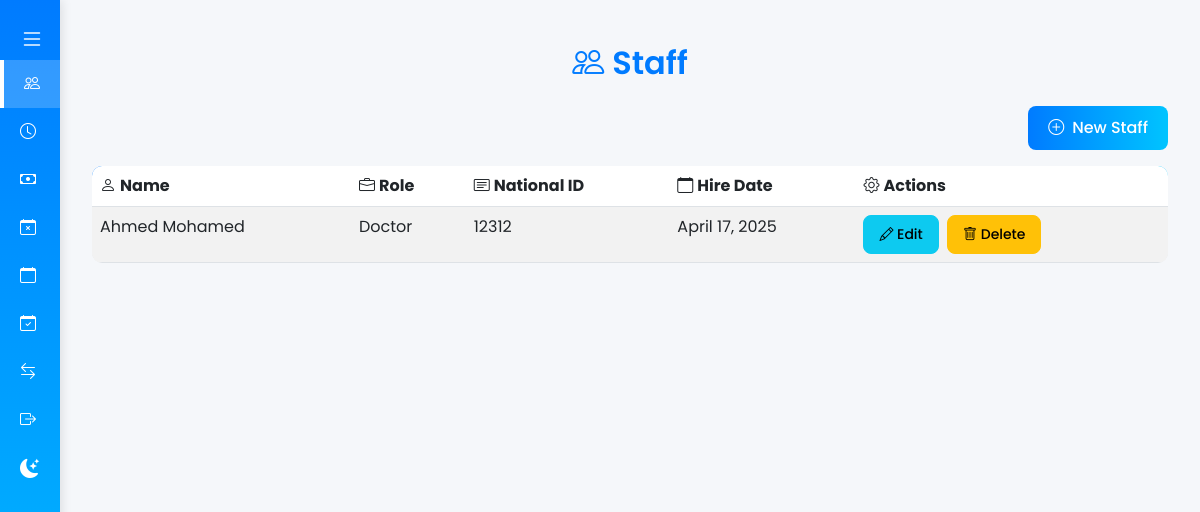
Screenshot of /hr/staff/ (signed in) with the database file from the repository.
### hr/models.py (models this page shows, shortened)
class CustomUser(AbstractUser):
    ROLE_CHOICES = [
        ('super_admin', 'Super Admin'),
        ('doctor', 'Doctor'),
        ('nurse', 'Nurse'),
        ('receptionist', 'Receptionist'),
        ('pharmacist', 'Pharmacist'),
        ('hospital_manager', 'Hospital manager'),
        ('hr', 'Human Resources'),
    ]
    EMPLOYMENT_STATUS_CHOICES = [
        ('active', 'Active'),
        ('suspended', 'Suspended'),
        ('leave', 'Leave'),
    ]
    CONTRACT_TYPE_CHOICES = [
        ('permanent', 'Permanent'),
        ('temporary', 'Temporary'),
        ('contract', 'Contract'),
    ]
    PRACTITIONER_CLASSIFICATION_CHOICES = [
        ('consultant', 'Consultant'),
        ('specialist', 'Specialist'),
        ('second_specialist', 'Second Specialist'),
        ('senior_physician', 'Senior Physician'),
        ('second_physician', 'Second Physician'),
        ('third_physician', 'Third Physician'),
    ]
    ATTENDANCE_METHOD_CHOICES = [
        ('fingerprint', 'Fingerprint'),
        ('facial_print', 'Facial Print'),
        ('login_logout', 'Log In and Log Out'),
        ('kpi', 'KPI-Based'),
    ]
    departments = models.ManyToManyField('manager.Department', blank=True, related_name='users', null=True)
    role = models.CharField(max_length=20, choices=ROLE_CHOICES, default='hospital_manager')
    hospital = models.ForeignKey(
        'superadmin.Hospital',
        on_delete=models.SET_NULL,
        null=True,
        blank=True,
        default=None
    )
    hire_date = models.DateField(null=True, blank=True)
    salary_base = models.DecimalField(max_digits=10, decimal_places=2, default=0.00)
    national_id = models.CharField(max_length=20, unique=True, null=True, blank=True, db_index=True)
    is_active = models.BooleanField(default=True)
    full_name = models.CharField(max_length=200, blank=True)
    job_number = models.CharField(max_length=20, unique=True, blank=True, null=True, db_index=True)
    id_passport_number = models.CharField(max_length=50, blank=True, null=True)
    specialty = models.CharField(max_length=100, blank=True, null=True)
    practitioner_classification = models.CharField(
        max_length=50,
        choices=PRACTITIONER_CLASSIFICATION_CHOICES,
        blank=True,
        null=True,
    )
    contract_type = models.CharField(
        max_length=20,
        choices=CONTRACT_TYPE_CHOICES,
        blank=True,
        null=True,
    )
    benefits = models.DecimalField(max_digits=10, decimal_places=2, default=0.00)
    allowances = models.DecimalField(max_digits=10, decimal_places=2, default=0.00)
    phone_number = models.CharField(max_length=20, blank=True, null=True)
    email = models.EmailField(blank=True, null=True)
    address = models.TextField(blank=True, null=True)
    employment_status = models.CharField(
        max_length=20,
        choices=EMPLOYMENT_STATUS_CHOICES,
        default='active',
    )
    health_certificate = models.FileField(
        upload_to='health_certificates/',
        blank=True,
        null=True,
    )
    attendance_method = models.CharField(
        max_length=20,
        choices=ATTENDANCE_METHOD_CHOICES,
        blank=True,
        null=True,
        help_text="Individual attendance method; defaults to system setting if blank."
    )
    class Meta:
        indexes = [
            models.Index(fields=['hospital', 'role']),
        ]

### hr/views.py (the view)
# urls.py: path('staff/', StaffListView.as_view(), name='staff_list'),
class StaffListView(LoginRequiredMixin, HRRequiredMixin, ListView):
    model = CustomUser
    template_name = 'staff/staff_list.html'
    context_object_name = 'staff'
    def get_queryset(self):
        return CustomUser.objects.filter(
            hospital=self.request.user.hospital,
            role__in=['doctor', 'nurse', 'receptionist', 'pharmacist']
        )

### hr/views.py (called while the page is built)
    def test_func(self):
        return self.request.user.is_authenticated and self.request.user.role == 'hr'

### templates/staff/staff_list.html (shortened to what this page needs)
{% extends "base.html" %}
{% block content %}
<div class="container my-4">
    <h2 class="mb-4 text-center"><i class="bi bi-people me-2"></i>Staff</h2>
    <div class="text-end mb-3">
        <a href="{% url 'hr:staff_create' %}" class="btn btn-primary"><i class="bi bi-plus-circle me-2"></i>New Staff</a>
    </div>
    <div class="table-responsive">
        <table class="table table-striped table-hover">
            <thead>
                <tr>
                    <th><i class="bi bi-person me-1"></i>Name</th>
                    <th><i class="bi bi-briefcase me-1"></i>Role</th>
                    <th><i class="bi bi-card-text me-1"></i>National ID</th>
                    <th><i class="bi bi-calendar me-1"></i>Hire Date</th>
                    <th><i class="bi bi-gear me-1"></i>Actions</th>
                </tr>
            </thead>
            <tbody>
                {% for staff in staff %}
                <tr>
                    <td>{{ staff.first_name }} {{ staff.last_name }}</td>
                    <td>{{ staff.get_role_display }}</td>
                    <td>{{ staff.national_id }}</td>
                    <td>{{ staff.hire_date }}</td>
                    <td>
                        <a href="{% url 'hr:staff_edit' staff.pk %}" class="btn btn-sm btn-info me-1"><i class="bi bi-pencil"></i> Edit</a>
                        <a href="{% url 'hr:staff_delete' staff.pk %}" class="btn btn-sm btn-warning"><i class="bi bi-trash"></i> Delete</a>
                    </td>
                </tr>
                {% empty %}
                <tr>
                    <td colspan="5" class="text-center text-muted py-4">
                        <i class="bi bi-person-x-fill me-2" style="font-size: 1.5rem;"></i>No staff found.
                    </td>
                </tr>
                {% endfor %}
            </tbody>
        </table>
    </div>
</div>
{% endblock %}

### templates/base.html (style rules this page uses)
:root { --body-bg: #f5f7fa; --body-color: #333; --main-content-bg: #f5f7fa; --sidebar-bg: linear-gradient(180deg, #007bff, #00c4ff); --card-bg: white; --table-bg: transparent; --table-color: #333; --table-border-color: #dee2e6; --table-hover-bg: #f1f4f8; --table-striped-bg: rgba(0, 0, 0, 0.05); }
body { background-color: var(--body-bg); font-family: 'Poppins', sans-serif; color: var(--body-color); display: flex; min-height: 100vh; margin: 0; transition: background-color 0.3s ease, color 0.3s ease; }
.container { max-width: 1200px; }
h2, h4, h5 { color: #007bff; font-weight: 600; }
.btn-primary { background: linear-gradient(90deg, #007bff, #00c4ff); border: none; border-radius: 8px; padding: 10px 20px; font-weight: 500; transition: all 0.3s ease; }
.btn-info, .btn-warning { border-radius: 8px; padding: 8px 15px; font-weight: 500; }
.table { background-color: var(--table-bg); color: var(--table-color); border-color: var(--table-border-color); border-radius: 10px; overflow: hidden; box-shadow: none; }
.table thead { background: linear-gradient(90deg, #007bff, #00c4ff); color: white; }
.table-striped tbody tr:nth-of-type(odd) { background-color: var(--table-striped-bg); }
.table th, .table td { border-color: var(--table-border-color); }

### rows the page displays
CustomUser: first_name "Ahmed", last_name "Mohamed", role "Doctor", national_id "12312", hire_date "April 17, 2025"
